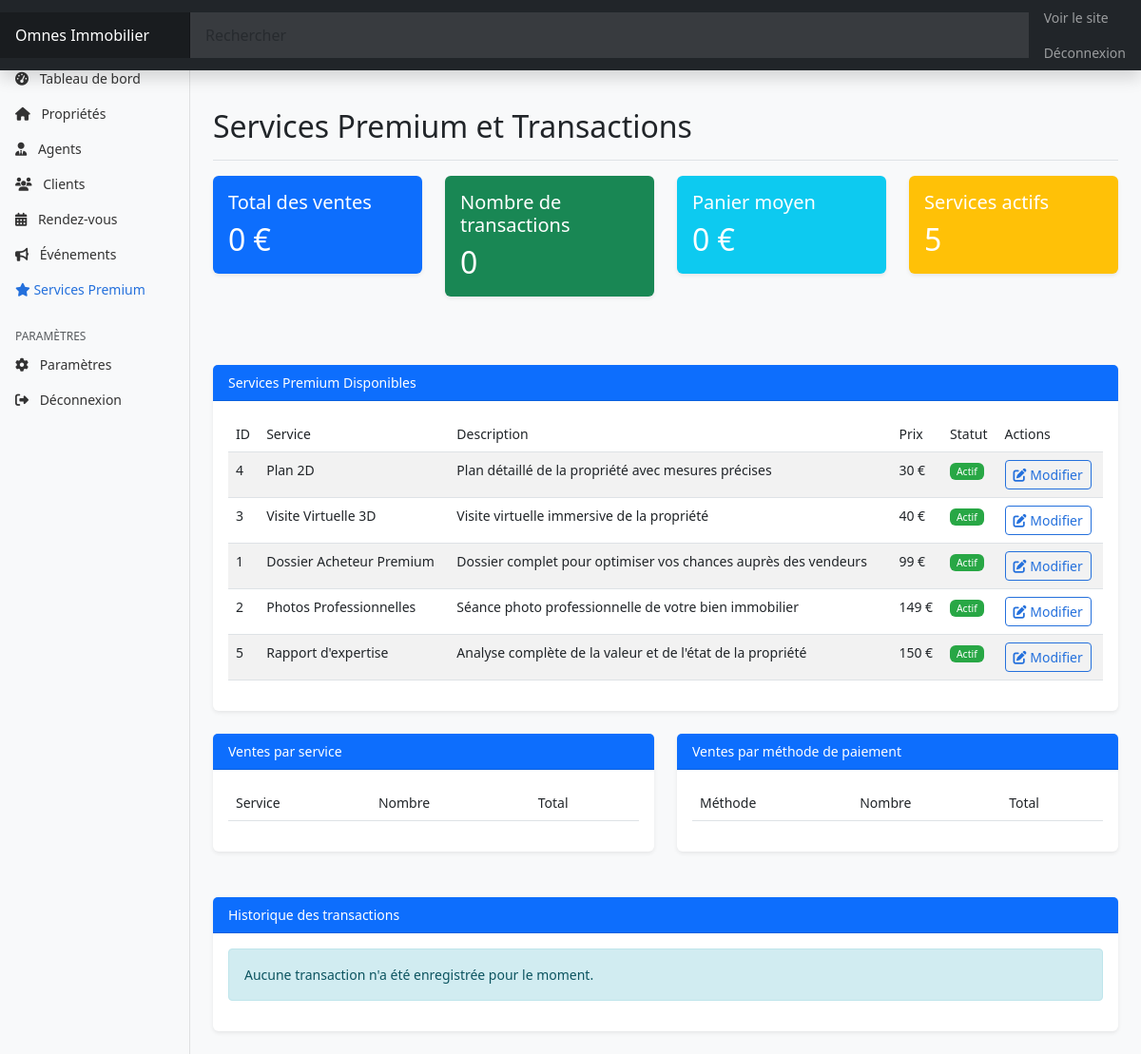
The page /admin/services-transactions.php (signed in) on the database its author committed.
### tables this page shows
CREATE TABLE `ServicePayant` (
  `id_service` int NOT NULL,
  `type_service` varchar(50) NOT NULL,
  `nom_service` varchar(100) NOT NULL,
  `description` text,
  `prix` decimal(10,2) NOT NULL,
  `statut` enum('actif','inactif') DEFAULT 'actif'
);

### admin/services-transactions.php (the view, shortened to what the rows shown need)
<?php
require_once BASE_PATH . 'config/init.php';
function getServiceStats() {
    $db = new Database();
    $db->query('SELECT SUM(montant) as total FROM Transaction');
    $total_sales = $db->single()->total ?? 0;
    $db->query('SELECT COUNT(*) as count FROM Transaction');
    $transaction_count = $db->single()->count ?? 0;
    $db->query('SELECT t.type_service, s.nom_service, COUNT(*) as count, SUM(t.montant) as total
                FROM Transaction t
                LEFT JOIN ServicePayant s ON t.type_service = s.type_service
                GROUP BY t.type_service
                ORDER BY total DESC');
    $sales_by_service = $db->resultSet();
    $db->query('SELECT type_paiement, COUNT(*) as count, SUM(montant) as total
                FROM Transaction
                GROUP BY type_paiement
                ORDER BY total DESC');
    $sales_by_payment = $db->resultSet();
    return [
        'total_sales' => $total_sales,
        'transaction_count' => $transaction_count,
        'sales_by_service' => $sales_by_service,
        'sales_by_payment' => $sales_by_payment
    ];
}
function getAvailableServices() {
    $db = new Database();
    $db->query('SELECT * FROM ServicePayant ORDER BY prix ASC');
    return $db->resultSet();
}
$action = isset($_GET['action']) ? $_GET['action'] : '';
$stats = getServiceStats();
$services = getAvailableServices();
$service_to_edit = null;
$page_title = $action === 'edit_service' ? "Modifier un service" : "Services Premium et Transactions";
include BASE_PATH . 'admin/includes/header.php';
?>
<div class="container-fluid">
    <div class="row">
        <main class="col-md-9 ms-sm-auto col-lg-10 px-md-4">
            <div class="d-flex justify-content-between flex-wrap flex-md-nowrap align-items-center pt-3 pb-2 mb-3 border-bottom">
                <h1 class="h2"><?php echo $page_title; ?></h1>
            </div>
            <?php if ($action === 'edit_service') : ?>
                <div class="card mb-4">
                    <div class="card-header bg-primary text-white">
                        Modifier un service premium
                    </div>
                    <div class="card-body">
                        <form method="post" action="/omnes-immobilier/admin/services-transactions.php">
                            <input type="hidden" name="id_service" value="<?php echo $service_to_edit->id_service; ?>">
                            <div class="mb-3">
                                <label for="nom_service" class="form-label">Nom du service *</label>
                                <input type="text" class="form-control" id="nom_service" name="nom_service" required value="<?php echo htmlspecialchars($service_to_edit->nom_service); ?>">
                            </div>
                            <div class="mb-3">
                                <label for="description" class="form-label">Description</label>
                                <textarea class="form-control" id="description" name="description" rows="3"><?php echo htmlspecialchars($service_to_edit->description ?? ''); ?></textarea>
                            </div>
                            <div class="mb-3">
                                <label for="prix" class="form-label">Prix *</label>
                                <div class="input-group">
                                    <input type="number" class="form-control" id="prix" name="prix" required value="<?php echo $service_to_edit->prix; ?>" step="0.01" min="0">
                                    <span class="input-group-text">€</span>
                                </div>
                            </div>
                            <div class="mb-3 form-check">
                                <input type="checkbox" class="form-check-input" id="statut" name="statut" <?php echo $service_to_edit->statut === 'actif' ? 'checked' : ''; ?>>
                                <label class="form-check-label" for="statut">Service actif</label>
                            </div>
                            <div class="d-flex justify-content-between mt-4">
                                <a href="/omnes-immobilier/admin/services-transactions.php" class="btn btn-outline-secondary">Annuler</a>
                                <button type="submit" name="update_service" class="btn btn-primary">Mettre à jour</button>
                            </div>
                        </form>
                    </div>
                </div>
            <?php else : ?>
                <div class="row mb-4">
                    <div class="col-md-3 mb-4">
                        <div class="card text-white bg-primary">
                            <div class="card-body">
                                <h2 class="mb-0"><?php echo format_price($stats['total_sales']); ?></h2>
                            </div>
                        </div>
                    </div>
                    <div class="col-md-3 mb-4">
                        <div class="card text-white bg-success">
                            <div class="card-body">
                                <h2 class="mb-0"><?php echo $stats['transaction_count']; ?></h2>
                            </div>
                        </div>
                    </div>
                    <div class="col-md-3 mb-4">
                        <div class="card text-white bg-info">
                            <div class="card-body">
                                <h2 class="mb-0"><?php echo $stats['transaction_count'] > 0 ? format_price($stats['total_sales'] / $stats['transaction_count']) : '0 €'; ?></h2>
                            </div>
                        </div>
                    </div>
                    <div class="col-md-3 mb-4">
                        <div class="card text-white bg-warning">
                            <div class="card-body">
                                <h2 class="mb-0"><?php echo count(array_filter($services, function($s) { return $s->statut === 'actif'; })); ?></h2>
                            </div>
                        </div>
                    </div>
                </div>
                <div class="card mb-4">
                    <div class="card-body">
                        <div class="table-responsive">
                            <table class="table table-striped table-hover">
                                <thead>
                                    <tr>
                                        <th>ID</th>
                                        <th>Service</th>
                                        <th>Description</th>
                                        <th>Prix</th>
                                        <th>Statut</th>
                                        <th>Actions</th>
                                    </tr>
                                </thead>
                                <tbody>
                                    <?php foreach ($services as $service) : ?>
                                        <tr>
                                            <td><?php echo $service->id_service; ?></td>
                                            <td><?php echo htmlspecialchars($service->nom_service); ?></td>
                                            <td><?php echo htmlspecialchars($service->description ?? ''); ?></td>
                                            <td><?php echo format_price($service->prix); ?></td>
                                            <td>
                                                <span class="badge bg-<?php echo $service->statut === 'actif' ? 'success' : 'danger'; ?>">
                                                    <?php echo $service->statut === 'actif' ? 'Actif' : 'Inactif'; ?>
                                                </span>
                                            </td>
                                            <td>
                                                <a href="/omnes-immobilier/admin/services-transactions.php?action=edit_service&id=<?php echo $service->id_service; ?>" class="btn btn-sm btn-outline-primary">
                                                    <i class="fas fa-edit"></i> Modifier
                                                </a>
                                            </td>
                                        </tr>
                                    <?php endforeach; ?>
                                </tbody>
                            </table>
                        </div>
                    </div>
                </div>
                <div class="row mb-4">
                    <div class="col-md-6">
                        <div class="card">
                            <div class="card-body">
                                <div class="table-responsive">
                                    <table class="table table-striped">
                                        <thead>
                                            <tr>
                                                <th>Service</th>
                                                <th>Nombre</th>
                                                <th>Total</th>
                                            </tr>
                                        </thead>
                                    </table>
                                </div>
                            </div>
                        </div>
                    </div>
                    <div class="col-md-6">
                        <div class="card">
                            <div class="card-body">
                                <div class="table-responsive">
                                    <table class="table table-striped">
                                        <thead>
                                            <tr>
                                                <th>Méthode</th>
                                                <th>Nombre</th>
                                                <th>Total</th>
                                            </tr>
                                        </thead>
                                    </table>
                                </div>
                            </div>
                        </div>
                    </div>
                </div>
            <?php endif; ?>
        </main>
    </div>
</div>
<?php include BASE_PATH . 'admin/includes/footer.php'; ?>

### rows shown on the page
servicepayant: id_service "4", nom_service "Plan 2D", description "Plan détaillé de la propriété avec mesures précises", prix "30 €", statut "Actif"
servicepayant: id_service "3", nom_service "Visite Virtuelle 3D", description "Visite virtuelle immersive de la propriété", prix "40 €", statut "Actif"
servicepayant: id_service "1", nom_service "Dossier Acheteur Premium", description "Dossier complet pour optimiser vos chances auprès des vendeurs", prix "99 €", statut "Actif"
servicepayant: id_service "2", nom_service "Photos Professionnelles", description "Séance photo professionnelle de votre bien immobilier", prix "149 €", statut "Actif"
servicepayant: id_service "5", nom_service "Rapport d'expertise", description "Analyse complète de la valeur et de l'état de la propriété", prix "150 €", statut "Actif"

### other values the page prints
$page_title "Services Premium et Transactions"
format_price($stats['total_sales']) "0 €"
$stats['transaction_count'] "0"
